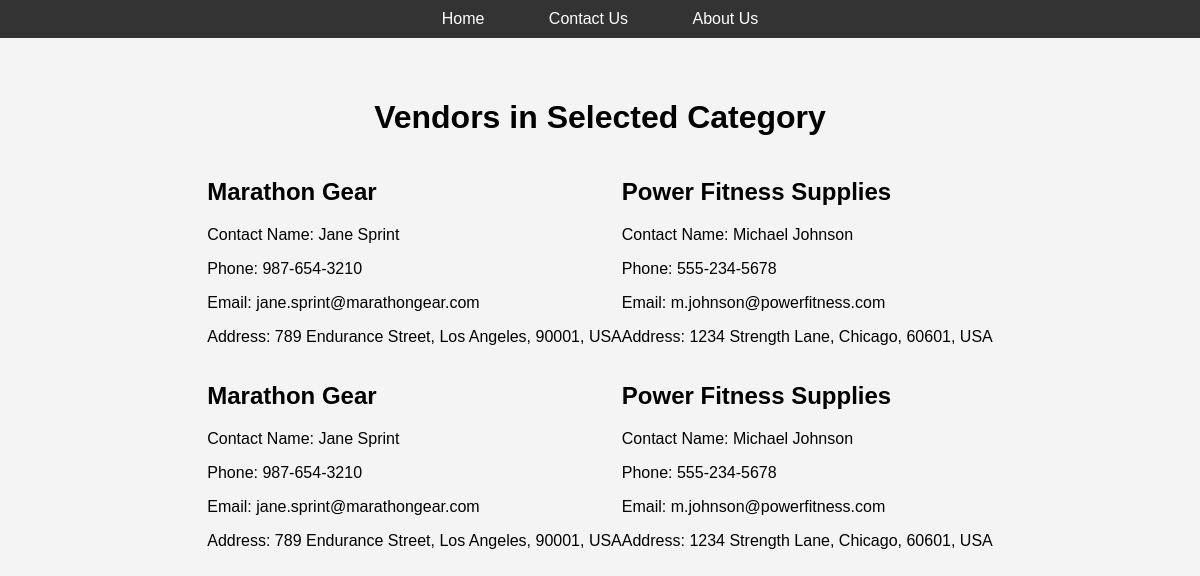
The app's page /vendors.php?category_id=22 with its own data.
### tables this page shows
CREATE TABLE Vendor (
    VendorID INT AUTO_INCREMENT PRIMARY KEY,
    VendorName VARCHAR(100),
    ContactName VARCHAR(100),
    Phone VARCHAR(20),
    Email VARCHAR(255),
    Address VARCHAR(255),
    City VARCHAR(100),
    PostalCode VARCHAR(20),
    Country VARCHAR(100),
    CreatedDate TIMESTAMP DEFAULT CURRENT_TIMESTAMP
);

### vendors.php (the view, shortened to what this page needs)
<?php
$categoryId = intval($_GET['category_id']);
function get_vendors_by_category($categoryId) {
    $sql = "SELECT v.VendorID, v.VendorName, v.ContactName, v.Phone, v.Email, v.Address, v.City, v.PostalCode, v.Country
            FROM Vendor v
            INNER JOIN Product p ON v.VendorID = p.VendorID
            WHERE p.CategoryID = ?";
    $stmt = $GLOBALS['conn']->prepare($sql);
    $stmt->bind_param("i", $categoryId);
    $stmt->execute();
    $result = $stmt->get_result();
    $rows = $result->fetch_all(MYSQLI_ASSOC);
    return $rows;
}
$vendors = get_vendors_by_category($categoryId);
?>
<!DOCTYPE html>
<html lang="en">
<head>
</head>
<body>
<div class="menu">
    <a href="index.php">Home</a>
    <a href="contact.php">Contact Us</a>
    <a href="about.php">About Us</a>
</div>
<div class="container">
    <h1>Vendors in Selected Category</h1>
    <?php if (count($vendors) > 0): ?>
       <?php foreach ($vendors as $vendor): ?>
    <div class="vendor-card" onclick="window.location.href='products.php?vendor_id=<?php echo $vendor['VendorID']; ?>'">
        <h2><?php echo htmlspecialchars($vendor['VendorName']); ?></h2>
        <p>Contact Name: <?php echo htmlspecialchars($vendor['ContactName']); ?></p>
        <p>Phone: <?php echo htmlspecialchars($vendor['Phone']); ?></p>
        <p>Email: <?php echo htmlspecialchars($vendor['Email']); ?></p>
        <p>Address: <?php echo htmlspecialchars($vendor['Address']) . ', ' . htmlspecialchars($vendor['City']) . ', ' . htmlspecialchars($vendor['PostalCode']) . ', ' . htmlspecialchars($vendor['Country']); ?></p>
    </div>
<?php endforeach; ?>
    <?php else: ?>
        <p>No vendors found for this category.</p>
    <?php endif; ?>
</div>
</body>
</html>

### vendors.php (style rules this page uses)
body { font-family: Arial, sans-serif; background-color: #f4f4f4; margin: 0; padding: 0; }
.menu { text-align: center; background-color: #333; padding: 10px; }
.menu a { color: white; padding: 14px 20px; text-decoration: none; margin: 0 10px; border-radius: 4px; }
h1 { text-align: center; }
.container { display: flex; flex-wrap: wrap; justify-content: center; max-width: 800px; margin: 20px auto; padding: 20px; }

### records on screen
vendor: VendorName "Marathon Gear", ContactName "Jane Sprint", Phone "987-654-3210", Email "jane.sprint@marathongear.com", Address "789 Endurance Street", City "Los Angeles", PostalCode "90001", Country "USA"
vendor: VendorName "Power Fitness Supplies", ContactName "Michael Johnson", Phone "555-234-5678", Email "m.johnson@powerfitness.com", Address "1234 Strength Lane", City "Chicago", PostalCode "60601", Country "USA"
